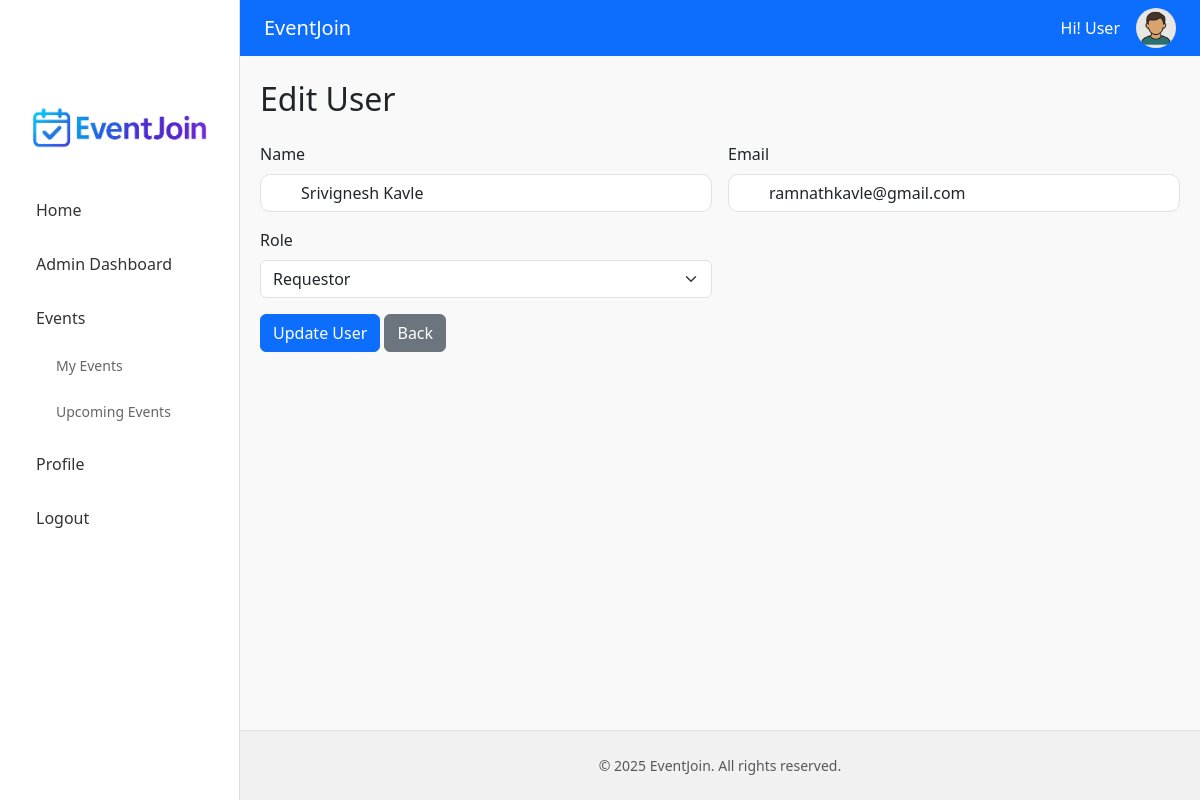
The page /venue_manager/edit_user.php?user_id=3 (signed in) on the database its author committed.
### tables this page shows
CREATE TABLE `users` (
  `id` int(11) NOT NULL,
  `first_name` varchar(100) DEFAULT NULL,
  `last_name` varchar(100) DEFAULT NULL,
  `name` varchar(100) NOT NULL,
  `email` varchar(100) NOT NULL,
  `phone` varchar(20) DEFAULT NULL,
  `address` text DEFAULT NULL,
  `city` varchar(100) DEFAULT NULL,
  `country` varchar(100) DEFAULT NULL,
  `bio` text DEFAULT NULL,
  `profile_pic` varchar(255) DEFAULT NULL,
  `password` varchar(255) NOT NULL,
  `role` enum('venue_manager','requestor','registered_user') NOT NULL
);

### venue_manager/edit_user.php (the view, shortened to what this page needs)
<?php
require_once '../config/conn.php';
$user_id = $_GET['user_id'] ?? null;
$stmt = $pdo->prepare("SELECT * FROM users WHERE id = ?");
$stmt->execute([$user_id]);
$user = $stmt->fetch();
?>
<?php include '../includes/header.php'; ?>
<?php include '../includes/sidebar.php'; ?>
<div class="main-content container py-4">
    <h2>Edit User</h2>
    <form method="POST" class="row g-3 mt-2">
        <div class="col-md-6">
            <label class="form-label">Name</label>
            <input type="text" name="name" value="<?= htmlspecialchars($user['name']) ?>" class="form-control" required>
        </div>
        <div class="col-md-6">
            <label class="form-label">Email</label>
            <input type="email" name="email" value="<?= htmlspecialchars($user['email']) ?>" class="form-control" required>
        </div>
        <div class="col-md-6">
            <label class="form-label">Role</label>
            <select name="role" class="form-select" required>
                <option value="requestor" <?= $user['role'] === 'requestor' ? 'selected' : '' ?>>Requestor</option>
            </select>
        </div>
        <div class="col-12">
            <button type="submit" class="btn btn-primary">Update User</button>
            <a href="admin_dashboard.php" class="btn btn-secondary">Back</a>
        </div>
    </form>
</div>
<?php include '../includes/footer.php'; ?>

### includes/header.php (shortened to what this page needs)
<?php
require_once $_SERVER['DOCUMENT_ROOT'] . '/capstone/config/conn.php';
?>
<!DOCTYPE html>
<html lang="en">
<head>
    <link rel="stylesheet" href="https://cdn.jsdelivr.net/npm/bootstrap@5.3.3/dist/css/bootstrap.min.css">
    <link rel="stylesheet" href="/capstone/assets/css/style.css">
</head>
<body class="d-flex flex-column min-vh-100">
<nav class="navbar navbar-expand-lg navbar-dark bg-primary px-4">
    <a class="navbar-brand" href="index.php">EventJoin</a>
    <div class="ms-auto d-flex align-items-center gap-3">
        <?php if (isset($_SESSION['user_id'])): ?>
            <?php
                $stmt = $pdo->prepare("SELECT first_name, profile_pic FROM users WHERE id = ?");
                $stmt->execute([$_SESSION['user_id']]);
                $userData = $stmt->fetch();
                $profilePic = $userData['profile_pic'] ?? '';
                $profilePicPath = '/capstone/assets/images/profile_pic/' . $profilePic;
                $defaultPic = '/capstone/assets/images/avatar.png';
                $absolutePath = $_SERVER['DOCUMENT_ROOT'] . '/capstone/assets/images/profile_pic/' . $profilePic;
                $finalPic = (!empty($profilePic) && file_exists($absolutePath)) ? $profilePicPath : $defaultPic;
                $displayName = $userData['first_name'] ?? 'User';
            ?>
            <span class="text-white">Hi! <?= htmlspecialchars($displayName) ?></span>
            <img src="<?= htmlspecialchars($finalPic) ?>" alt="Avatar" class="rounded-circle" style="width: 40px; height: 40px;">
        <?php else: ?>
            <a href="/capstone/login.php" class="btn btn-light btn-sm">Login</a>
        <?php endif; ?>
    </div>
</nav>

### assets/css/style.css (style rules this page uses)
body { display: flex; flex-direction: column; min-height: 100vh; margin-left: 240px; }
.main-content { flex: 1; padding: 20px; background: #f9f9f9; }
.form-control { border-radius: 10px; padding-left: 40px; }

### rows shown on the page
users: first_name "User"
users: name "Srivignesh Kavle", email "ramnathkavle@gmail.com", role "Requestor"
